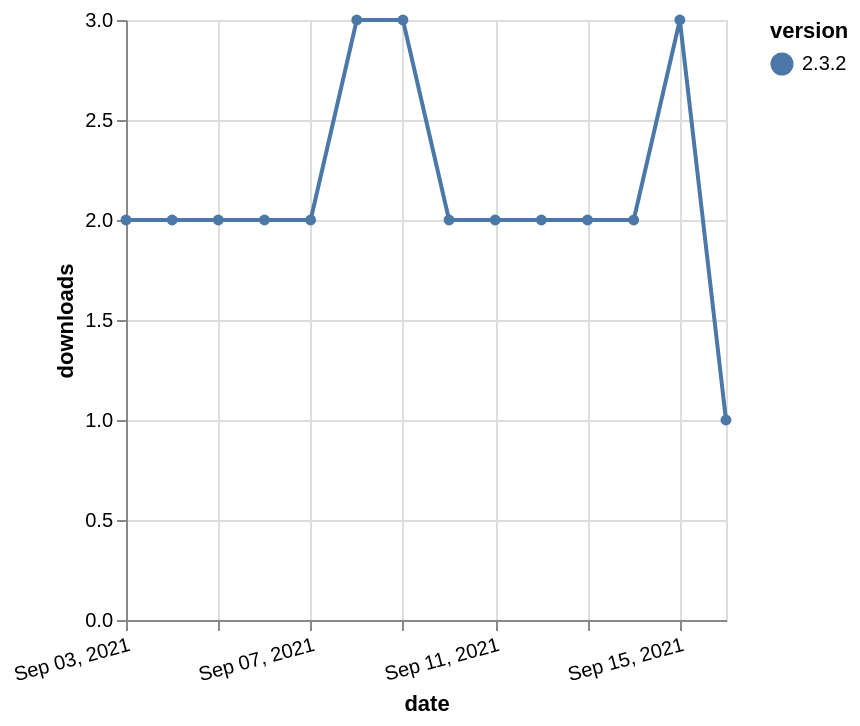

Write a Vega-Lite specification for this figure.
### Vega-Lite specification from a JSON file in a GitHub repository (floating-point values rounded to 4 significant figures)
{"$schema": "https://vega.github.io/schema/vega-lite/v5.json", "description": "A simple bar chart with embedded data.", "data": {"values": [{"date": "2021-09-03", "total": 2573, "delta": 2, "version": "2.3.2"}, {"date": "2021-09-04", "total": 2575, "delta": 2, "version": "2.3.2"}, {"date": "2021-09-05", "total": 2577, "delta": 2, "version": "2.3.2"}, {"date": "2021-09-06", "total": 2579, "delta": 2, "version": "2.3.2"}, {"date": "2021-09-07", "total": 2581, "delta": 2, "version": "2.3.2"}, {"date": "2021-09-08", "total": 2584, "delta": 3, "version": "2.3.2"}, {"date": "2021-09-09", "total": 2587, "delta": 3, "version": "2.3.2"}, {"date": "2021-09-10", "total": 2589, "delta": 2, "version": "2.3.2"}, {"date": "2021-09-11", "total": 2591, "delta": 2, "version": "2.3.2"}, {"date": "2021-09-12", "total": 2593, "delta": 2, "version": "2.3.2"}, {"date": "2021-09-13", "total": 2595, "delta": 2, "version": "2.3.2"}, {"date": "2021-09-14", "total": 2597, "delta": 2, "version": "2.3.2"}, {"date": "2021-09-15", "total": 2600, "delta": 3, "version": "2.3.2"}, {"date": "2021-09-16", "total": 2601, "delta": 1, "version": "2.3.2"}]}, "width": "container", "mark": {"type": "line", "point": {"filled": true}}, "encoding": {"x": {"field": "date", "type": "temporal", "timeUnit": "yearmonthdate", "title": "date", "axis": {"labelAngle": -15}}, "y": {"field": "delta", "type": "quantitative", "title": "downloads"}, "color": {"field": "version", "type": "nominal"}, "tooltip": {"field": "delta"}}}
